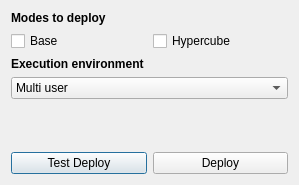
<?xml version="1.0" encoding="UTF-8"?>
<ui version="4.0">
 <class>MiroDeployDialog</class>
 <widget class="QDialog" name="MiroDeployDialog">
  <property name="geometry">
   <rect>
    <x>0</x>
    <y>0</y>
    <width>299</width>
    <height>185</height>
   </rect>
  </property>
  <property name="windowTitle">
   <string>Deploy MIRO Model</string>
  </property>
  <layout class="QVBoxLayout" name="verticalLayout_2">
   <item>
    <layout class="QVBoxLayout" name="verticalLayout">
     <item>
      <widget class="QLabel" name="label_3">
       <property name="font">
        <font>
         <weight>75</weight>
         <bold>true</bold>
        </font>
       </property>
       <property name="text">
        <string>Modes to deploy</string>
       </property>
      </widget>
     </item>
     <item>
      <layout class="QHBoxLayout" name="horizontalLayout">
       <item>
        <widget class="QCheckBox" name="baseBox">
         <property name="font">
          <font>
           <weight>50</weight>
           <bold>false</bold>
          </font>
         </property>
         <property name="text">
          <string>Base</string>
         </property>
        </widget>
       </item>
       <item>
        <widget class="QCheckBox" name="hypercubeBox">
         <property name="font">
          <font>
           <weight>50</weight>
           <bold>false</bold>
          </font>
         </property>
         <property name="text">
          <string>Hypercube</string>
         </property>
        </widget>
       </item>
      </layout>
     </item>
     <item>
      <widget class="QLabel" name="label_2">
       <property name="font">
        <font>
         <weight>75</weight>
         <bold>true</bold>
        </font>
       </property>
       <property name="text">
        <string>Execution environment</string>
       </property>
      </widget>
     </item>
     <item>
      <widget class="QComboBox" name="targetEnvBox">
       <item>
        <property name="text">
         <string>Multi user</string>
        </property>
       </item>
       <item>
        <property name="text">
         <string>Local multi user (uses inputDir)</string>
        </property>
       </item>
       <item>
        <property name="text">
         <string>Single user</string>
        </property>
       </item>
      </widget>
     </item>
     <item>
      <spacer name="verticalSpacer">
       <property name="orientation">
        <enum>Qt::Vertical</enum>
       </property>
       <property name="sizeHint" stdset="0">
        <size>
         <width>20</width>
         <height>40</height>
        </size>
       </property>
      </spacer>
     </item>
     <item>
      <layout class="QHBoxLayout" name="horizontalLayout_2">
       <item>
        <widget class="QPushButton" name="testDeployButton">
         <property name="text">
          <string>Test Deploy</string>
         </property>
        </widget>
       </item>
       <item>
        <widget class="QPushButton" name="deployButton">
         <property name="text">
          <string>Deploy</string>
         </property>
        </widget>
       </item>
      </layout>
     </item>
    </layout>
   </item>
  </layout>
 </widget>
 <resources/>
 <connections/>
</ui>
